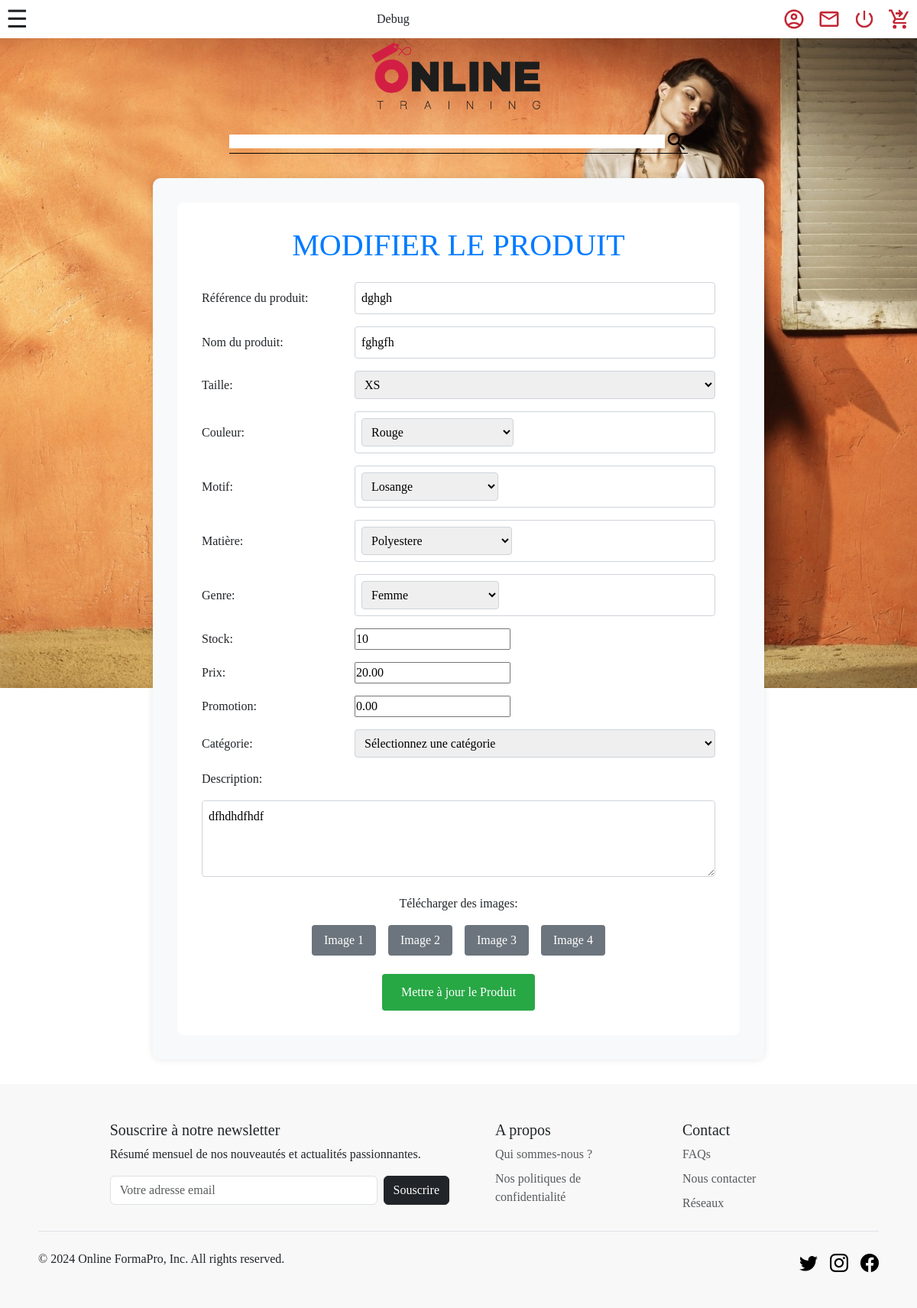
The page /pages/backoffice-modif.php?id=2 (signed in) on the database its author committed.
### tables this page shows
CREATE TABLE `products` (
  `id` int NOT NULL,
  `ref` varchar(255) NOT NULL,
  `brand` varchar(255) NOT NULL,
  `size` varchar(255) NOT NULL,
  `color` varchar(255) NOT NULL,
  `pattern` varchar(255) NOT NULL,
  `material` varchar(255) NOT NULL,
  `gender` varchar(255) NOT NULL,
  `stock` int NOT NULL,
  `price` decimal(5,2) NOT NULL,
  `discount` decimal(3,2) NOT NULL DEFAULT '1.00',
  `category` varchar(255) NOT NULL,
  `content` text NOT NULL,
  `image_1` varchar(255) NOT NULL,
  `image_2` varchar(255) DEFAULT NULL,
  `image_3` varchar(255) DEFAULT NULL,
  `image_4` varchar(255) DEFAULT NULL
);

### src/pages/backoffice-modif.php (the view, shortened to what this page needs)
<?php
require_once("../elements/connect.php");
?>
<!DOCTYPE html>
<html lang="en">
<head>
    <link href="https://cdn.jsdelivr.net/npm/bootstrap@5.3.3/dist/css/bootstrap.min.css" rel="stylesheet">
    <link rel="stylesheet" href="https://cdn.jsdelivr.net/npm/bootstrap-icons@1.11.1/font/bootstrap-icons.css">
    <link rel="stylesheet" href="../CSS/backoffice-style.css">
</head>
<body class="backofficemodif-body">
    <?php require_once('../elements/header.php'); ?>
    <main class="backofficeadd-container">
        <article class="backofficeadd-card">
            <h1>MODIFIER LE PRODUIT</h1>
            <?php
            if (isset($_GET['id']) && !empty($_GET['id'])) {
                $id = $_GET['id'];
                $query = $db->prepare('SELECT * FROM products WHERE id = :id');
                $query->bindValue(':id', $id, PDO::PARAM_INT);
                $query->execute();
                $produit = $query->fetch(PDO::FETCH_ASSOC);
                if (!$produit) {
                    echo "<p>Le produit n'existe pas.</p>";
                } else {
            ?>
            <form method="POST" enctype="multipart/form-data">
                <div class="backofficeadd-line">
                    <p class="rem-bts">Référence du produit:</p>
                    <input type="text" name="ref" value="<?php echo htmlspecialchars($produit['ref']); ?>" required>
                </div>
                <div class="backofficeadd-line">
                    <p class="rem-bts">Nom du produit:</p>
                    <input type="text" name="brand" value="<?php echo htmlspecialchars($produit['brand']); ?>" required>
                </div>
                <div class="backofficeadd-line">
                    <p class="rem-bts">Taille: </p>
                    <select name="size" id="size" required>
                        <option value="XS" <?php if ($produit['size'] === 'XS') echo 'selected'; ?>>XS</option>
                    </select>
                </div>
                <div class="backofficeadd-line">
                    <p class="rem-bts">Couleur: </p>
                    <div id="custom-select" class="custom-select">
                        <select name="color" id="color" required>
                            <option value="rouge" <?php if ($produit['color'] === 'rouge') echo 'selected'; ?>>Rouge</option>
                        </select>
                    </div>
                </div>
                <div class="backofficeadd-line">
                    <p class="rem-bts">Motif: </p>
                    <div id="custom-select" class="custom-select">
                        <select name="pattern" id="pattern" required>
                            <option value="losange" <?php if ($produit['pattern'] === 'losange') echo 'selected'; ?>>Losange</option>
                        </select>
                    </div>
                </div>
                <div class="backofficeadd-line">
                    <p class="rem-bts">Matière: </p>
                    <div id="custom-select" class="custom-select">
                        <select name="material" id="material" required>
                            <option value="polyestere" <?php if ($produit['material'] === 'polyestere') echo 'selected'; ?>>Polyestere</option>
                        </select>
                    </div>
                </div>
                <div class="backofficeadd-line">
                    <p class="rem-bts">Genre: </p>
                    <div id="custom-select" class="custom-select">
                        <select name="gender" id="gender" required>
                            <option value="femme" <?php if ($produit['gender'] === 'femme') echo 'selected'; ?>>Femme</option>
                        </select>
                    </div>
                </div>
                <div class="backofficeadd-line">
                    <p class="rem-bts">Stock:</p>
                    <input type="number" name="stock" min="0" value="<?php echo $produit['stock']; ?>" required>
                </div>
                <div class="backofficeadd-line">
                    <p class="rem-bts">Prix:</p>
                    <input type="number" name="price" min="0" step="0.01" value="<?php echo $produit['price']; ?>" required>
                </div>
                <div class="backofficeadd-line">
                    <p class="rem-bts">Promotion:</p>
                    <input type="number" name="discount" value="<?php echo $produit['discount']; ?>">
                </div>
                <div class="backofficeadd-line">
                    <p class="rem-bts">Catégorie:</p>
                    <select name="category" id="category" required>
                        <option value="">Sélectionnez une catégorie</option>
                    </select>
                </div>
                <div>
                    <p class="rem-bts">Description:</p>
                    <textarea name="content" id="description" required><?php echo htmlspecialchars($produit['content']); ?></textarea>
                </div>
                <p class="img-text-center">Télécharger des images:</p>
                <div class="image-upload">
                    <label for="image1" class="image-upload-btn">Image 1</label>
                    <label for="image2" class="image-upload-btn">Image 2</label>
                    <label for="image3" class="image-upload-btn">Image 3</label>
                    <label for="image4" class="image-upload-btn">Image 4</label>
                </div>
                <div class="backoff-center-btn">
                    <button type="submit" class="submit-btn">Mettre à jour le Produit</button>
                </div>
            </form>
            <?php
                }
            } else {
                echo "<p>Identifiant du produit non spécifié.</p>";
            }
            ?>
        </article>
    </main>
    <?php require_once ('../elements/footer.php');?>
</body>
</html>

### src/CSS/backoffice-style.css (style rules this page uses)
.backofficemodif-body { background-image: url(/img/temporaire/321303.jpg); background-size: 120%; background-position: top 0% right 0px; background-repeat: no-repeat; }
@media only screen and (min-width: 768px) { .image-upload { display: flex; flex-wrap: wrap; justify-content: space-between; } }
@media only screen and (min-width: 768px) { .backofficemodif-body { background-image: url(/img/temporaire/321303.jpg); background-size: 120%; background-position: top 0% right 0px; background-repeat: no-repeat; } }
.backofficeadd-container { max-width: 800px; margin: 2rem auto; padding: 2rem; background-color: #f8f9fa; border-radius: 10px; box-shadow: 0 0 10px rgba(0,0,0,0.1); }
.backofficeadd-card { background-color: white; padding: 2rem; border-radius: 8px; }
.backofficeadd-card h1 { color: #007bff; margin-bottom: 1.5rem; text-align: center; }
.backofficeadd-line { display: flex; align-items: center; margin-bottom: 1rem; }
.backofficeadd-line p { width: 200px; margin-bottom: 0; }
.backofficeadd-line input[type="text"], .backofficeadd-line select, .backofficeadd-line .custom-select { flex-grow: 1; padding: 0.5rem; border: 1px solid #ced4da; border-radius: 4px; }
textarea { width: 100%; min-height: 100px; margin-bottom: 1rem; padding: 0.5rem; border: 1px solid #ced4da; border-radius: 4px; }
.image-upload { display: flex; justify-content: center; flex-direction: row; flex-wrap: wrap; gap: 1rem; margin-top: 1rem; }
.img-text-center { text-align: center; }
.image-upload-btn { display: inline-block; padding: 0.5rem 1rem; background-color: #6c757d; color: white; border: none; border-radius: 4px; cursor: pointer; transition: background-color 0.3s; }
.backoff-center-btn { display: flex; flex-direction: column; align-items: center; }
.submit-btn { display: block; width: 200px; padding: 0.75rem; margin-top: 1.5rem; background-color: #28a745; color: white; border: none; border-radius: 4px; cursor: pointer; transition: background-color 0.3s; }

### rows shown on the page
products: ref "dghgh", brand "fghgfh", size "XS", color "Rouge", pattern "Losange", material "Polyestere", gender "Femme", stock "10", price "20.00", discount "0.00", content "dfhdhdfhdf"
